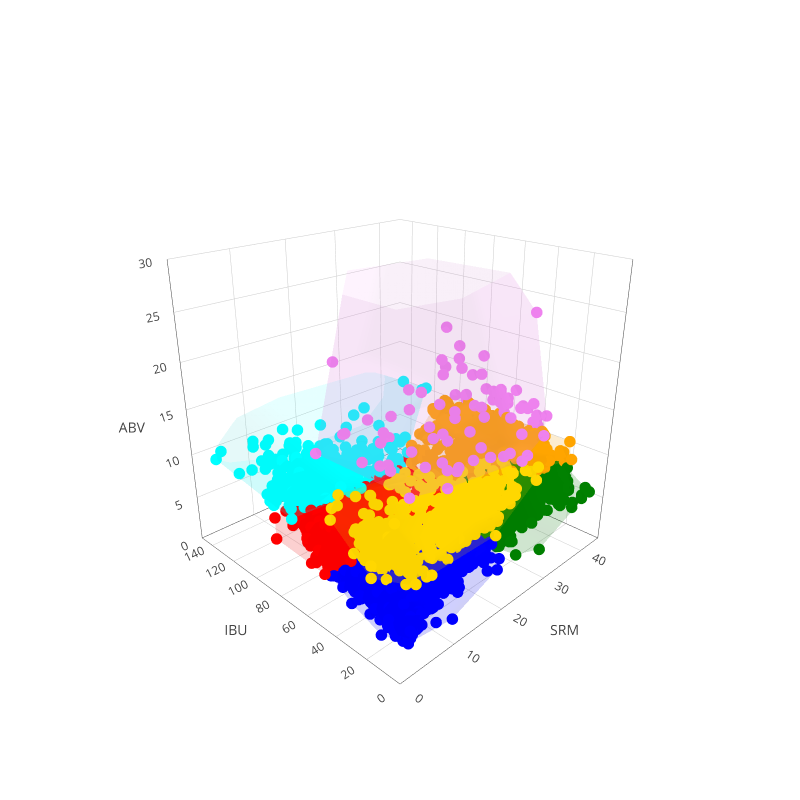

The cell this chart's notebook holds for it:
### Markdown cell above
## Results
* Show clusters colorized
  * 3D space?
* List styles in each cluster

### Code cell
import plotly.plotly as py
import plotly.graph_objs as go
from sklearn.cluster import KMeans
from sklearn.preprocessing import StandardScaler

k = 7
colors = ["green", "red", "blue", "gold", "aqua", "orange", 
          "violet", "salmon", "wheat", "lime", "chartreuse", "crimson"]

def make_cluster_points(name, cluster_df, color):
    return dict(mode="markers", 
                name=name, 
                type='scatter3d',
                text=cluster_df.as_matrix()[:,2],
                x=cluster_df.as_matrix()[:,5], 
                y=cluster_df.as_matrix()[:,4], 
                z=cluster_df.as_matrix()[:,3],
                marker=dict(size=4, color=color))

def make_cluster_mesh(name, cluster_df, color):
    return dict(alphahull=0,
                name=name,
                opacity=0.1,
                type="mesh3d",    
                x=cluster_df.as_matrix()[:,5], 
                y=cluster_df.as_matrix()[:,4], 
                z=cluster_df.as_matrix()[:,3],
                color=color,
                showscale=False)

beer_measures = beer_data.as_matrix(columns=['SRM', 'IBU', 'ABV'])
X = StandardScaler().fit_transform(beer_measures)

k_est = KMeans(n_clusters=k)
k_est.fit(X)

beer_data['cluster'] = k_est.labels_

clusters = {}
points = {}
meshes = {}

for x in range(k):
    clusters[x] = beer_data.loc[beer_data['cluster'] == x]
    points[x] = make_cluster_points("Cluster {}".format(x+1), clusters[x], colors[x])
    meshes[x] = make_cluster_mesh("Cluster {}".format(x+1), clusters[x], colors[x])

camera = dict(up=dict(x=0, y=0, z=1), 
              center=dict(x=0, y=0, z=0), 
              eye=dict(x=-1.6, y=-1.6, z=1))

layout = go.Layout(scene = dict(xaxis = dict(range = [0,45], title='SRM'),
                                yaxis = dict(range = [0,150], title='IBU'),
                                zaxis = dict(range = [0,30], title='ABV'),
                                camera=camera),
                                margin=dict(r=20, l=20),
                   width=800, height=800, showlegend=False)

plotted = [points[x] for x in points]
plotted.extend([meshes[x] for x in meshes])

fig2 = go.Figure(data=plotted, layout=layout)

plotly.offline.iplot(fig2)

### Figure 1 — Plotly figure (JSON) as saved in the notebook; plotly's stock layout.template omitted (floating-point values rounded to 4 significant figures; data arrays with more than 128 entries replaced by an {"elided": "..."} marker saying what was removed)
{"data": [{"marker": {"color": "green", "size": 4}, "mode": "markers", "name": "Cluster 1", "text": {"elided": "906 str values"}, "type": "scatter3d", "x": {"elided": "906 int values"}, "y": {"elided": "906 float values"}, "z": {"elided": "906 float values"}}, {"marker": {"color": "red", "size": 4}, "mode": "markers", "name": "Cluster 2", "text": {"elided": "942 str values"}, "type": "scatter3d", "x": {"elided": "942 int values"}, "y": {"elided": "942 float values"}, "z": {"elided": "942 float values"}}, {"marker": {"color": "blue", "size": 4}, "mode": "markers", "name": "Cluster 3", "text": {"elided": "2235 str values"}, "type": "scatter3d", "x": {"elided": "2235 int values"}, "y": {"elided": "2235 float values"}, "z": {"elided": "2235 float values"}}, {"marker": {"color": "gold", "size": 4}, "mode": "markers", "name": "Cluster 4", "text": {"elided": "536 str values"}, "type": "scatter3d", "x": {"elided": "536 int values"}, "y": {"elided": "536 float values"}, "z": {"elided": "536 float values"}}, {"marker": {"color": "aqua", "size": 4}, "mode": "markers", "name": "Cluster 5", "text": {"elided": "317 str values"}, "type": "scatter3d", "x": {"elided": "317 int values"}, "y": {"elided": "317 float values"}, "z": {"elided": "317 float values"}}, {"marker": {"color": "orange", "size": 4}, "mode": "markers", "name": "Cluster 6", "text": {"elided": "484 str values"}, "type": "scatter3d", "x": {"elided": "484 int values"}, "y": {"elided": "484 float values"}, "z": {"elided": "484 float values"}}, {"marker": {"color": "violet", "size": 4}, "mode": "markers", "name": "Cluster 7", "text": ["Imperial or Double India Pale Ale", "Belgian-Style Dark Strong Ale", "Old Ale", "American-Style Imperial Stout", "Wood- and Barrel-Aged Strong Beer", "American-Style Barley Wine Ale", "Belgian-style Fruit Beer", "Wood- and Barrel-Aged Dark Beer", "Wood- and Barrel-Aged Dark Beer", "American-Style Imperial Stout", "American-Style Imperial Stout", "American-Style Barley Wine Ale", "American-Style Imperial Stout", "American-Style Imperial Stout", "American-Style Imperial Stout", "Wood- and Barrel-Aged Strong Beer", "British-Style Barley Wine Ale", "American-Style Imperial Stout", "American-Style Imperial Stout", "American-Style Imperial Stout", "American-Style Imperial Stout", "American-Style Imperial Stout", "American-Style Imperial Stout", "American-Style Brown Ale", "Light American Wheat Ale or Lager with Yeast", "Wood- and Barrel-Aged Dark Beer", "Old Ale", "Old Ale", "Old Ale", "American-Style Imperial Stout", "Wood- and Barrel-Aged Dark Beer", "American-Style Imperial Stout", "Special Bitter or Best Bitter", "Wood- and Barrel-Aged Strong Beer", "Wood- and Barrel-Aged Strong Beer", "Wood- and Barrel-Aged Dark Beer", "American-Style Strong Pale Ale", "American-Style Barley Wine Ale", "Fruit Beer", "Belgian-Style Quadrupel", "American-Style Barley Wine Ale", "Belgian-Style Quadrupel", "Specialty Stouts", "Strong Ale", "British-Style Barley Wine Ale", "Wood- and Barrel-Aged Strong Beer", "Belgian-Style Quadrupel", "American-Style Barley Wine Ale", "American-Style Barley Wine Ale", "British-Style Barley Wine Ale", "American-Style Stout", "Wood- and Barrel-Aged Strong Beer", "British-Style Barley Wine Ale", "British-Style Barley Wine Ale", "American-Style Imperial Stout", "Old Ale", "American-Style Barley Wine Ale", "American-Style Imperial Stout", "American-Style Imperial Stout", "American-Style Barley Wine Ale", "American-Style Imperial Stout", "American-Style Imperial Stout", "Belgian-Style Quadrupel", "American-Style Imperial Stout", "American-Style Imperial Stout", "British-Style Barley Wine Ale", "Specialty Beer", "American-Style Imperial Stout", "Wood- and Barrel-Aged Beer", "American-Style Imperial Stout", "British-Style Barley Wine Ale", "Belgian-Style Quadrupel", "Belgian-Style Quadrupel", "American-Style Imperial Stout", "American-Style Imperial Stout", "German-Style Pilsener", "Fruit Beer", "British-Style Barley Wine Ale", "Herb and Spice Beer", "Strong Ale", "Belgian-Style Dark Strong Ale", "American-Style Brown Ale", "Wood- and Barrel-Aged Sour Beer", "American-Style Imperial Stout", "British-Style Imperial Stout", "American-Style Barley Wine Ale", "Belgian-Style Tripel", "Belgian-Style Quadrupel", "American-Style Imperial Stout", "American-Style Imperial Stout", "American-Style Imperial Stout", "American-Style Imperial Stout", "Wood- and Barrel-Aged Strong Beer"], "type": "scatter3d", "x": [21, 30, 20, 41, 15, 21, 15, 41, 41, 40, 40, 14, 41, 41, 41, 22, 37, 41, 41, 41, 41, 41, 41, 40, 12, 27, 22, 20, 35, 41, 41, 41, 27, 40, 40, 41, 7, 29, 13, 18, 26, 37, 41, 21, 35, 41, 20, 30, 33, 33, 41, 40, 17, 16, 40, 25, 16, 41, 41, 15, 41, 41, 25, 41, 35, 33, 34, 41, 41, 40, 19, 41, 28, 41, 41, 3, 7, 41, 15, 14, 37, 32, 24, 35, 36, 20, 14, 18, 41, 41, 41, 40, 41], "y": [120, 25, 30, 57, 90, 78, 15, 55, 38, 85, 85, 53, 100, 100, 65, 42, 60, 60, 60, 60, 60, 60, 60, 44, 65, 35, 45, 45, 25, 50, 55, 84, 29, 75, 75, 92, 78, 75, 49, 43.5, 80, 22, 70, 35, 75, 56, 39, 15, 26, 26, 80, 50, 70, 46, 100, 34, 48, 60, 100, 88.5, 65, 60, 16.5, 60, 84, 41, 25, 35, 36, 70, 75, 36, 45, 65, 45, 19, 18, 42, 58, 60, 63, 36, 4, 100, 89, 90, 18, 30, 90, 90, 84, 70, 30], "z": [18, 12, 12.2, 12, 13, 12.1, 15, 13.2, 12.1, 15.8, 15.8, 12, 19.7, 19.7, 13, 14, 12.1, 14.3, 13.4, 13.5, 14.5, 14.2, 13, 13.5, 12.5, 12.6, 14.5, 14.5, 16.2, 15, 13.8, 12.5, 12, 11.9, 11.9, 12, 13.7, 11.7, 18, 12.1, 14, 12.5, 14, 17, 12.2, 13.2, 12.4, 12.5, 13.3, 13.3, 15.1, 12, 13, 14, 16, 11.8, 20, 13, 15, 13.2, 14, 14.1, 13.5, 14.5, 16, 16.9, 25.5, 11.9, 13, 12, 13.3, 12.5, 13.4, 13, 13.5, 45.25, 14, 13.4, 12, 12, 16.83, 16, 14.2, 13, 12, 13.5, 13, 12.8, 18, 16.5, 12, 18, 13.3]}, {"alphahull": 0, "color": "green", "name": "Cluster 1", "opacity": 0.1, "showscale": false, "type": "mesh3d", "x": {"elided": "906 int values"}, "y": {"elided": "906 float values"}, "z": {"elided": "906 float values"}}, {"alphahull": 0, "color": "red", "name": "Cluster 2", "opacity": 0.1, "showscale": false, "type": "mesh3d", "x": {"elided": "942 int values"}, "y": {"elided": "942 float values"}, "z": {"elided": "942 float values"}}, {"alphahull": 0, "color": "blue", "name": "Cluster 3", "opacity": 0.1, "showscale": false, "type": "mesh3d", "x": {"elided": "2235 int values"}, "y": {"elided": "2235 float values"}, "z": {"elided": "2235 float values"}}, {"alphahull": 0, "color": "gold", "name": "Cluster 4", "opacity": 0.1, "showscale": false, "type": "mesh3d", "x": {"elided": "536 int values"}, "y": {"elided": "536 float values"}, "z": {"elided": "536 float values"}}, {"alphahull": 0, "color": "aqua", "name": "Cluster 5", "opacity": 0.1, "showscale": false, "type": "mesh3d", "x": {"elided": "317 int values"}, "y": {"elided": "317 float values"}, "z": {"elided": "317 float values"}}, {"alphahull": 0, "color": "orange", "name": "Cluster 6", "opacity": 0.1, "showscale": false, "type": "mesh3d", "x": {"elided": "484 int values"}, "y": {"elided": "484 float values"}, "z": {"elided": "484 float values"}}, {"alphahull": 0, "color": "violet", "name": "Cluster 7", "opacity": 0.1, "showscale": false, "type": "mesh3d", "x": [21, 30, 20, 41, 15, 21, 15, 41, 41, 40, 40, 14, 41, 41, 41, 22, 37, 41, 41, 41, 41, 41, 41, 40, 12, 27, 22, 20, 35, 41, 41, 41, 27, 40, 40, 41, 7, 29, 13, 18, 26, 37, 41, 21, 35, 41, 20, 30, 33, 33, 41, 40, 17, 16, 40, 25, 16, 41, 41, 15, 41, 41, 25, 41, 35, 33, 34, 41, 41, 40, 19, 41, 28, 41, 41, 3, 7, 41, 15, 14, 37, 32, 24, 35, 36, 20, 14, 18, 41, 41, 41, 40, 41], "y": [120, 25, 30, 57, 90, 78, 15, 55, 38, 85, 85, 53, 100, 100, 65, 42, 60, 60, 60, 60, 60, 60, 60, 44, 65, 35, 45, 45, 25, 50, 55, 84, 29, 75, 75, 92, 78, 75, 49, 43.5, 80, 22, 70, 35, 75, 56, 39, 15, 26, 26, 80, 50, 70, 46, 100, 34, 48, 60, 100, 88.5, 65, 60, 16.5, 60, 84, 41, 25, 35, 36, 70, 75, 36, 45, 65, 45, 19, 18, 42, 58, 60, 63, 36, 4, 100, 89, 90, 18, 30, 90, 90, 84, 70, 30], "z": [18, 12, 12.2, 12, 13, 12.1, 15, 13.2, 12.1, 15.8, 15.8, 12, 19.7, 19.7, 13, 14, 12.1, 14.3, 13.4, 13.5, 14.5, 14.2, 13, 13.5, 12.5, 12.6, 14.5, 14.5, 16.2, 15, 13.8, 12.5, 12, 11.9, 11.9, 12, 13.7, 11.7, 18, 12.1, 14, 12.5, 14, 17, 12.2, 13.2, 12.4, 12.5, 13.3, 13.3, 15.1, 12, 13, 14, 16, 11.8, 20, 13, 15, 13.2, 14, 14.1, 13.5, 14.5, 16, 16.9, 25.5, 11.9, 13, 12, 13.3, 12.5, 13.4, 13, 13.5, 45.25, 14, 13.4, 12, 12, 16.83, 16, 14.2, 13, 12, 13.5, 13, 12.8, 18, 16.5, 12, 18, 13.3]}], "layout": {"height": 800, "margin": {"l": 20, "r": 20}, "scene": {"camera": {"center": {"x": 0, "y": 0, "z": 0}, "eye": {"x": -1.6, "y": -1.6, "z": 1}, "up": {"x": 0, "y": 0, "z": 1}}, "xaxis": {"range": [0, 45], "title": "SRM"}, "yaxis": {"range": [0, 150], "title": "IBU"}, "zaxis": {"range": [0, 30], "title": "ABV"}}, "showlegend": false, "width": 800}}
